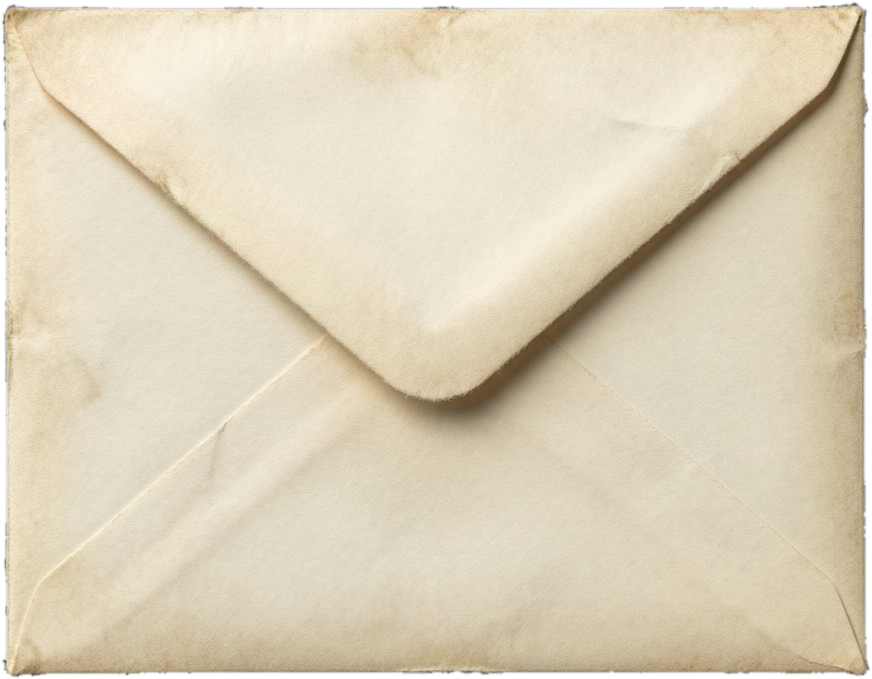
#> input picture assets/envelope.png, 872 x 679 px
$ python -i app.py   (imports and definitions only)
#> lines starting #> are read from the running program, lines starting #| are printed output that depends on the picture; after the words box and inside, x2 and y2 are one past the last pixel; in counts of white or black regions, pixels touching at a corner belong together
#> further down, picture is the input picture: PIL image 872x679 RGBA; mean R, G, B, A 213.7, 202.8, 179.5, 245.4
"""见字如晤 · 时光邮局

一个复古信件风格的 Streamlit 应用：选信纸、贴邮票、火漆封缄、投递。

运行方式：streamlit run app.py
"""

import base64
import hashlib
import hmac
import html
import io
import os
import re
import secrets
import shutil
import sqlite3
import time
import uuid
from datetime import datetime
from pathlib import Path

import streamlit as st

try:
    from PIL import Image, ImageDraw, ImageOps
except ImportError:  # Pillow 随 Streamlit 一起安装，缺失时退化为原图直出
    Image = ImageDraw = ImageOps = None

# ---------------------------------------------------------------- 页面配置
# [6 lines not run here, left out]

# ---------------------------------------------------------------- 素材目录
BASE_DIR = Path(__file__).resolve().parent
ASSET_DIR = BASE_DIR / "assets"
SEAL_PATH = ASSET_DIR / "wax_seal.png"
ENVELOPE_PATH = ASSET_DIR / "envelope.png"
IMAGE_SUFFIXES = {".png", ".jpg", ".jpeg", ".webp"}
# 用户随信夹带的照片：单独一个目录，不跟素材混
UPLOAD_DIR = BASE_DIR / "uploads"
PHOTO_SUFFIXES = {".jpg", ".jpeg", ".png"}
# 自制邮票：单独一个目录，每人最多 12 枚
STAMP_DIR = BASE_DIR / "stamps"
STAMP_CANVAS = (460, 640)  # 画布约 5:7，与馆藏邮票的身段一致
STAMP_MARGIN = 30  # 白边宽度
STAMP_PERF_RADIUS = 9  # 齿孔半径
STAMP_PERF_STEP = 32  # 齿孔间距
MAX_MY_STAMPS = 12
# 账户隐私：密码至少 6 位；静置 30 分钟自动上锁
PASSWORD_MIN = 6
PBKDF2_ROUNDS = 120_000
IDLE_LOCK_SECONDS = 30 * 60


# [13 lines left out: function list_prefixed, not called in this run]


def _crop_transparent(img, pad: int = 3):
    """按透明通道裁掉四周留白；整张都不透明时退回按亮度找白边。"""
#> called with pad = 3
    box = img.split()[-1].getbbox()
#> box = (0, 0, 872, 679)
    if not box or box == (0, 0, img.width, img.height):
        flat = Image.new("RGB", img.size, (255, 255, 255))
#> flat: PIL image 872x679 RGB; every value is 255
        flat.paste(img, mask=img.split()[-1])
        mask = Image.eval(flat.convert("L"), lambda v: 255 if v < 244 else 0)
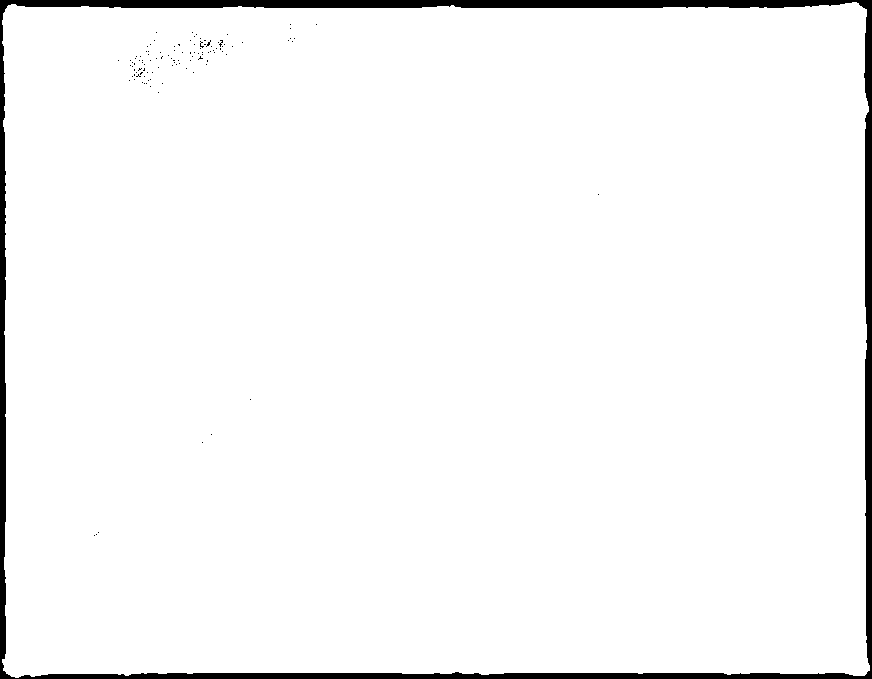
#> mask: PIL image 872x679 L; 96.8% white; 112 black regions (111 under 20 px), largest, box (x1, y1, x2, y2) and area: (0, 0, 872, 679) 18848
        box = mask.getbbox()
#> box = (2, 2, 870, 678)
#> (the rest of the program and of its run is left out)
